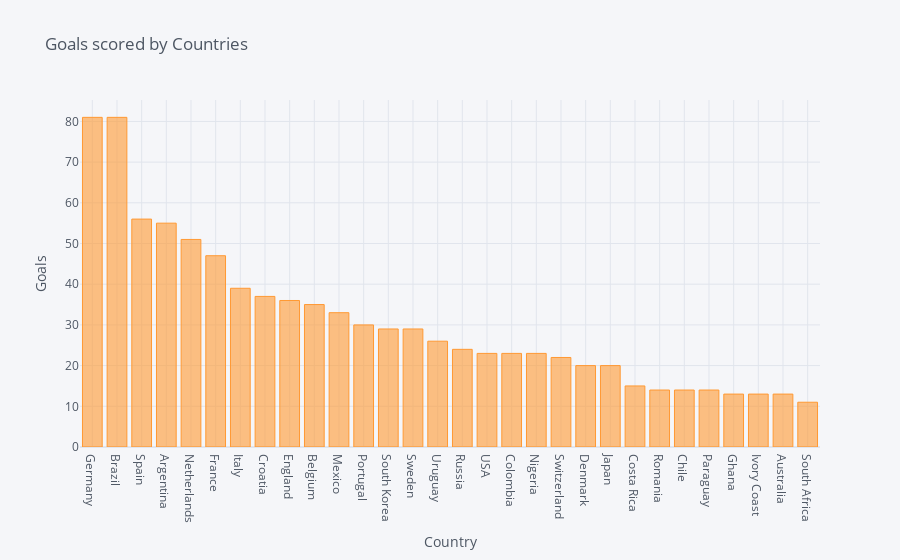

Here is the notebook cell this chart was saved with:
### Code cell
fifa_goals[:30].iplot(kind='bar', xTitle="Country", yTitle="Goals", title="Goals scored by Countries")

### Figure 1 — Plotly figure (JSON) as saved in the notebook; plotly's stock layout.template omitted (floating-point values rounded to 4 significant figures)
{"data": [{"marker": {"color": "rgba(255, 153, 51, 0.6)", "line": {"color": "rgba(255, 153, 51, 1.0)", "width": 1}}, "name": "Goals", "orientation": "v", "text": "", "type": "bar", "x": ["Germany", "Brazil", "Spain", "Argentina", "Netherlands", "France", "Italy", "Croatia", "England", "Belgium", "Mexico", "Portugal", "South Korea", "Sweden", "Uruguay", "Russia", "USA", "Colombia", "Nigeria", "Switzerland", "Denmark", "Japan", "Costa Rica", "Romania", "Chile", "Paraguay", "Ghana", "Ivory Coast", "Australia", "South Africa"], "y": [81, 81, 56, 55, 51, 47, 39, 37, 36, 35, 33, 30, 29, 29, 26, 24, 23, 23, 23, 22, 20, 20, 15, 14, 14, 14, 13, 13, 13, 11]}], "layout": {"legend": {"bgcolor": "#F5F6F9", "font": {"color": "#4D5663"}}, "paper_bgcolor": "#F5F6F9", "plot_bgcolor": "#F5F6F9", "title": {"font": {"color": "#4D5663"}, "text": "Goals scored by Countries"}, "xaxis": {"gridcolor": "#E1E5ED", "showgrid": true, "tickfont": {"color": "#4D5663"}, "title": {"font": {"color": "#4D5663"}, "text": "Country"}, "zerolinecolor": "#E1E5ED"}, "yaxis": {"gridcolor": "#E1E5ED", "showgrid": true, "tickfont": {"color": "#4D5663"}, "title": {"font": {"color": "#4D5663"}, "text": "Goals"}, "zerolinecolor": "#E1E5ED"}}}
